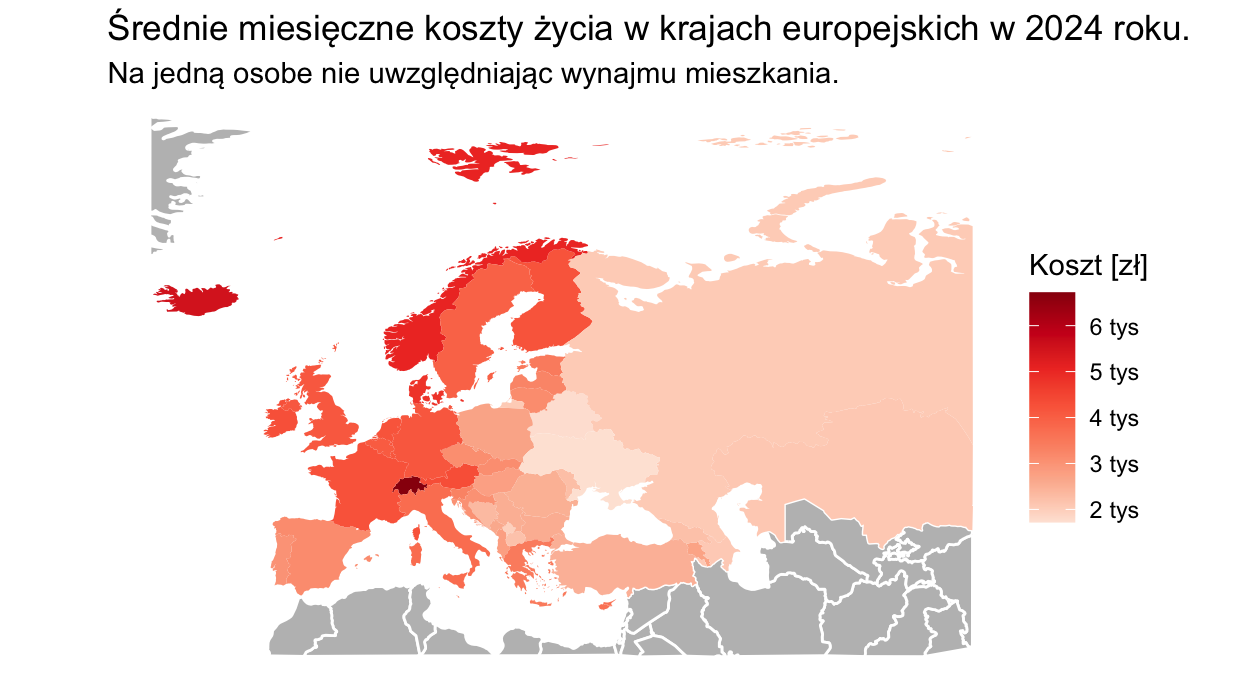

R code for this plot:
library(ggplot2)
library(maps)
library(mapdata)
library(dplyr)
library(readr)
library(scales) 

#żródła:
#https://www.numbeo.com/cost-of-living/in/New-York
#https://www.kaggle.com/datasets/myrios/cost-of-living-index-by-country-by-number-2024?resource=download

#-----------------------mapa Europy
df<-map_data("world")
eu <- c("Albania", "Andorra", "Armenia", "Austria", "Azerbaijan", "Belarus", 
        "Belgium", "Bosnia and Herzegovina", "Bulgaria", "Croatia", "Cyprus", 
        "Czech Republic", "Denmark", "Estonia", "Finland", "France", "Georgia", 
        "Germany", "Greece", "Hungary", "Iceland", "Ireland", "Italy", "Kazakhstan", 
        "Kosovo", "Latvia", "Liechtenstein", "Lithuania", "Luxembourg", "Malta", 
        "Moldova", "Monaco", "Montenegro", "Netherlands", "North Macedonia", "Norway", 
        "Poland", "Portugal", "Romania", "Russia", "San Marino", "Serbia", "Slovakia", 
        "Slovenia", "Spain", "Sweden", "Switzerland", "Turkey", "Ukraine", "UK")
df<- df %>% filter(long>=-25 & long <= 80 & lat<=100 & lat>=30) %>% 
  mutate(region_eu=case_when(
    region=="Vatican" ~ "Italy",
    region %in% eu ~ region,
    TRUE ~ "non_eu"))

ggplot(data = df) +
  geom_polygon(aes(x = long, y = lat, fill=region_eu, group = group), color = "white") +
  theme(legend.position = "None")+
  xlim(-25, 63)+
  ylim(30,72)+
  coord_fixed(1.3)

#------------base----------------------
base<-ggplot(data = df, mapping = aes(x = long, y = lat, group = group, fill=region_eu), color = "white")+
  coord_fixed(1.3) +
  geom_polygon(color = "white", fill = "gray")

#---------------------wykres kosztów życia w Europie--------------------
koszty <- read.csv("Documents/wstep/koszty_zycia.csv", header = TRUE, sep = ",")

#setdiff(eu,unique(koszty$Country))

koszty<-koszty %>%
  rename(region=Country)%>% mutate(region=case_when(
    region=="Bosnia And Herzegovina"~"Bosnia and Herzegovina",
    region=="Kosovo (Disputed Territory)"~"Kosovo",
    region=="Monaco"~"France",
    region=="San Marino"~"Italy",
    region=="Andorra"~"Spain",
    region=="United Kingdom"~"UK",
    region=="Liechtenstein"~"Switzerland",
    TRUE ~ region)) %>% mutate(region_eu=case_when(
      region %in% eu ~ region,
      TRUE ~ "non_eu"), cost=case_when(
        region_eu=="non_eu"~0,
        TRUE~ Cost.of.Living.Index*66.468)) %>%
  select(region_eu,cost) %>% distinct()


merged <- merge(df, koszty, by = "region_eu")%>% 
  filter(region_eu != "non_eu")
merged <- merged[order(merged$group, merged$order), ]

base + geom_polygon(data=merged,aes(group=group,fill = cost))+
  theme_void() +
  labs(title = "Średnie miesięczne koszty życia w krajach europejskich w 2024 roku.",
       subtitle = "Na jedną osobe nie uwzględniając wynajmu mieszkania.",
       fill = "Koszt [zł]")+
  scale_fill_distiller(
    palette = "Reds",
    direction = 1,  # 1 = jasny → ciemny, -1 = odwrotnie
    na.value = "gray90",
    labels = label_number(scale = 0.001, suffix = " tys")
  )     
